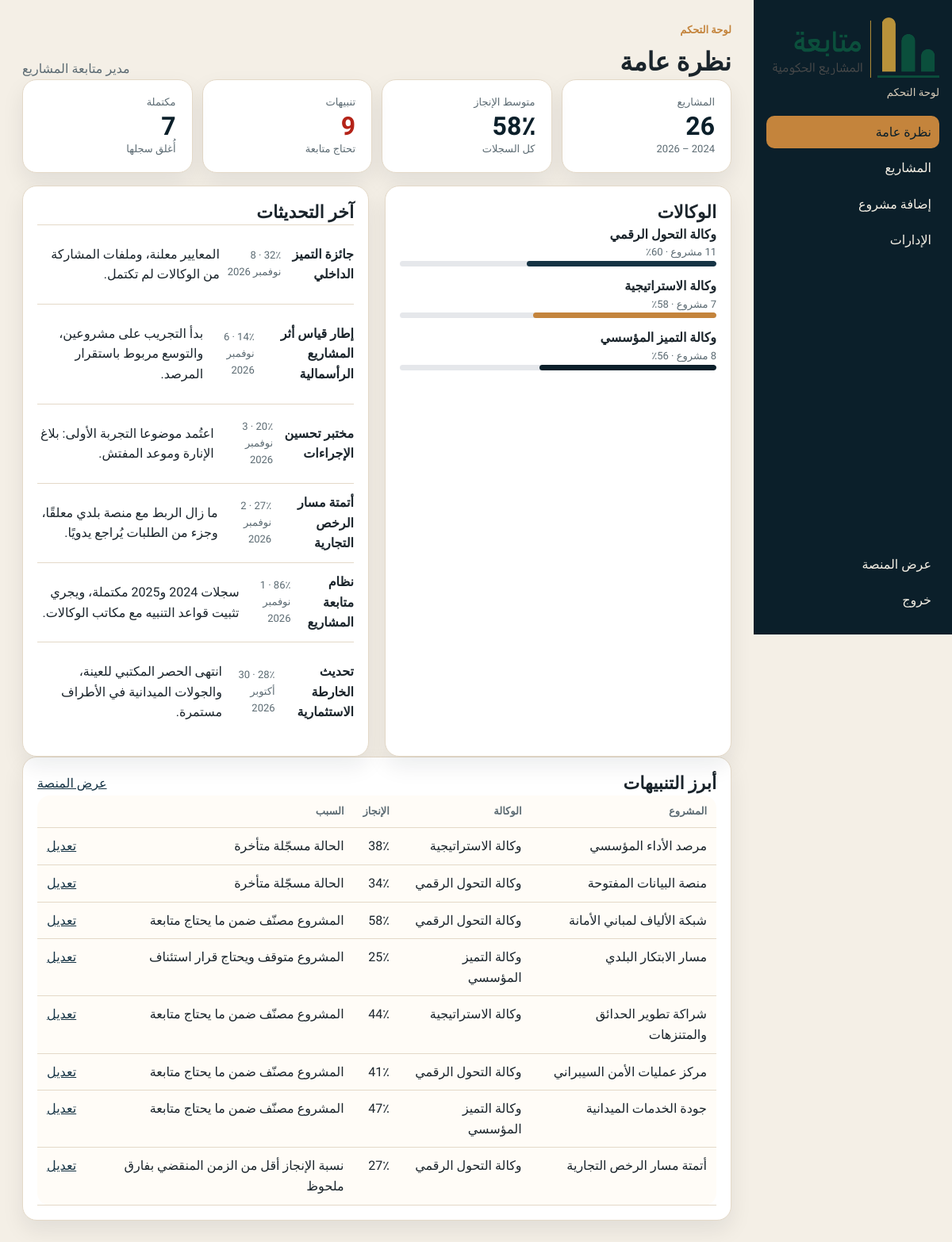
/admin/index.php (signed in), run on the app's committed database.
### tables this page shows
CREATE TABLE agencies (
  id INT UNSIGNED NOT NULL AUTO_INCREMENT,
  name VARCHAR(150) NOT NULL,
  slug VARCHAR(80) NOT NULL,
  description TEXT NOT NULL,
  color VARCHAR(7) NOT NULL,
  icon VARCHAR(30) NOT NULL DEFAULT 'mark',
  PRIMARY KEY (id),
  UNIQUE KEY uq_agency_slug (slug)
);

CREATE TABLE project_updates (
  id INT UNSIGNED NOT NULL AUTO_INCREMENT,
  project_id INT UNSIGNED NOT NULL,
  progress TINYINT UNSIGNED NOT NULL,
  note VARCHAR(400) NOT NULL,
  created_at DATETIME NOT NULL,
  PRIMARY KEY (id),
  KEY idx_update_project (project_id),
  CONSTRAINT fk_update_project FOREIGN KEY (project_id) REFERENCES projects (id) ON DELETE CASCADE
);

CREATE TABLE projects (
  id INT UNSIGNED NOT NULL AUTO_INCREMENT,
  department_id INT UNSIGNED NOT NULL,
  code VARCHAR(20) NOT NULL,
  title VARCHAR(200) NOT NULL,
  summary VARCHAR(400) NOT NULL,
  description TEXT NOT NULL,
  status VARCHAR(30) NOT NULL DEFAULT 'in_progress',
  progress TINYINT UNSIGNED NOT NULL DEFAULT 0,
  announced_year SMALLINT UNSIGNED NOT NULL,
  start_date DATE NOT NULL,
  expected_date DATE NOT NULL,
  location_name VARCHAR(120) NOT NULL,
  latitude DECIMAL(9,6) NOT NULL,
  longitude DECIMAL(9,6) NOT NULL,
  budget DECIMAL(14,2) DEFAULT NULL,
  manager_name VARCHAR(120) NOT NULL,
  priority VARCHAR(20) NOT NULL DEFAULT 'medium',
  follow_note VARCHAR(300) DEFAULT NULL,
  created_at TIMESTAMP NOT NULL DEFAULT CURRENT_TIMESTAMP,
  updated_at TIMESTAMP NOT NULL DEFAULT CURRENT_TIMESTAMP ON UPDATE CURRENT_TIMESTAMP,
  PRIMARY KEY (id),
  UNIQUE KEY uq_project_code (code),
  KEY idx_project_year (announced_year),
  KEY idx_project_status (status),
  KEY idx_project_department (department_id),
  CONSTRAINT fk_project_department FOREIGN KEY (department_id) REFERENCES departments (id) ON DELETE RESTRICT
);

### includes/bootstrap.php (called while the page is built, shortened)
<?php
function e($value): string
{
    return htmlspecialchars((string) $value, ENT_QUOTES, 'UTF-8');
}
function app_config(): array
{
    $file = APP_ROOT . '/config/config.php';
    if (!is_file($file)) {
        return ['host' => '127.0.0.1', 'name' => 'amanah_hail', 'user' => 'root', 'pass' => ''];
    }
    $config = require $file;
    return is_array($config) ? $config : [];
}
function db(): PDO
{
    static $pdo = null;
    if ($pdo instanceof PDO) {
        return $pdo;
    }
    $c = app_config();
    $dsn = 'mysql:host=' . $c['host'] . ';dbname=' . $c['name'] . ';charset=utf8mb4';
    try {
        $pdo = new PDO($dsn, $c['user'], $c['pass'], [
            PDO::ATTR_ERRMODE => PDO::ERRMODE_EXCEPTION,
            PDO::ATTR_DEFAULT_FETCH_MODE => PDO::FETCH_ASSOC,
            PDO::ATTR_EMULATE_PREPARES => false,
        ]);
    } catch (PDOException $e) {
        render_db_error($e);
    }
    return $pdo;
}
function ar_date(?string $date): string
{
    $ts = strtotime($date);
    $months = [1 => 'يناير', 2 => 'فبراير', 3 => 'مارس', 4 => 'أبريل', 5 => 'مايو', 6 => 'يونيو', 7 => 'يوليو', 8 => 'أغسطس', 9 => 'سبتمبر', 10 => 'أكتوبر', 11 => 'نوفمبر', 12 => 'ديسمبر'];
    return (int) date('j', $ts) . ' ' . $months[(int) date('n', $ts)] . ' ' . date('Y', $ts);
}
function days_overdue(array $project): ?int
{
    $diff = (strtotime(date('Y-m-d')) - strtotime($project['expected_date'])) / 86400;
    return $diff > 0 ? (int) floor($diff) : null;
}
function project_alert_reasons(array $project): array
{
    if (($project['status'] ?? '') === 'completed') {
        return [];
    }
    $reasons = [];
    $today = date('Y-m-d');
    $status = $project['status'] ?? '';
    if ($status === 'needs_followup') {
        $reasons[] = ['level' => 'high', 'text' => 'المشروع مصنّف ضمن ما يحتاج متابعة'];
    }
    if ($status === 'delayed') {
        $reasons[] = ['level' => 'high', 'text' => 'الحالة مسجّلة متأخرة'];
    }
    if ($status === 'on_hold') {
        $reasons[] = ['level' => 'medium', 'text' => 'المشروع متوقف ويحتاج قرار استئناف'];
    }
    if (!empty($project['expected_date']) && $project['expected_date'] < $today) {
        $reasons[] = ['level' => 'high', 'text' => 'تجاوز الموعد المتوقع للإنجاز'];
    }
    $start = !empty($project['start_date']) ? strtotime($project['start_date']) : false;
    $end = !empty($project['expected_date']) ? strtotime($project['expected_date']) : false;
    $now = strtotime($today);
    if ($start && $end && $end > $start && $now > $start && $now < $end) {
        $elapsed = ($now - $start) / ($end - $start);
        if ($elapsed * 100 > ((int) $project['progress']) + 25) {
            $reasons[] = ['level' => 'medium', 'text' => 'نسبة الإنجاز أقل من الزمن المنقضي بفارق ملحوظ'];
        }
    }
    if (($project['priority'] ?? '') === 'critical' && (int) $project['progress'] < 50) {
        $reasons[] = ['level' => 'high', 'text' => 'أولوية حرجة ونسبة الإنجاز دون النصف'];
    }
    $note = trim((string) ($project['follow_note'] ?? ''));
    if ($note !== '') {
        $reasons[] = ['level' => 'medium', 'text' => 'ملاحظة المتابعة: ' . $note];
    }
    return $reasons;
}
function alert_level(array $reasons): string
{
    foreach ($reasons as $reason) {
        if (($reason['level'] ?? '') === 'high') {
            return 'high';
        }
    }
    return 'medium';
}
function sort_projects(array $rows, string $sort): array
{
    return $rows;
}
function fetch_projects(array $filters = []): array
{
    $where = ['p.announced_year IN (2024, 2025, 2026)'];
    $params = [];
    $sql = 'SELECT p.*, d.name AS department_name, a.id AS agency_id, a.name AS agency_name,
                   a.color AS agency_color, a.slug AS agency_slug,
                   (SELECT i.file_path FROM project_images i WHERE i.project_id = p.id ORDER BY i.is_cover DESC, i.id ASC LIMIT 1) AS cover
            FROM projects p
            INNER JOIN departments d ON d.id = p.department_id
            INNER JOIN agencies a ON a.id = d.agency_id
            WHERE ' . implode(' AND ', $where) . '
            ORDER BY p.announced_year DESC, p.expected_date ASC, p.id DESC';
    $statement = db()->prepare($sql);
    $statement->execute($params);
    $rows = $statement->fetchAll();
    return sort_projects($rows, $filters['sort'] ?? 'default');
}
function fetch_agencies(): array
{
    return db()->query(
        'SELECT a.id, a.name, a.slug, a.description, a.color, a.icon,
                COUNT(DISTINCT d.id) AS department_count,
                COUNT(p.id) AS project_count,
                COALESCE(ROUND(AVG(p.progress)), 0) AS avg_progress
         FROM agencies a
         LEFT JOIN departments d ON d.agency_id = a.id
         LEFT JOIN projects p ON p.department_id = d.id AND p.announced_year IN (2024, 2025, 2026)
         GROUP BY a.id, a.name, a.slug, a.description, a.color, a.icon
         ORDER BY a.id'
    )->fetchAll();
}
function fetch_recent_updates(int $limit = 6): array
{
    $statement = db()->prepare(
        'SELECT u.*, p.title, p.code
         FROM project_updates u
         INNER JOIN projects p ON p.id = u.project_id
         ORDER BY u.created_at DESC, u.id DESC
         LIMIT ' . (int) $limit
    );
    $statement->execute();
    return $statement->fetchAll();
}
function alert_projects(array $projects): array
{
    $list = [];
    foreach ($projects as $project) {
        if (empty($project['alerts'])) {
            continue;
        }
        $project['level'] = alert_level($project['alerts']);
        $project['overdue_days'] = days_overdue($project);
        $list[] = $project;
    }
    usort($list, function ($a, $b) {
        if ($a['level'] !== $b['level']) {
            return $a['level'] === 'high' ? -1 : 1;
        }
        return ($b['overdue_days'] ?? -1) <=> ($a['overdue_days'] ?? -1);
    });
    return $list;
}
require_once __DIR__ . '/layout.php';

### admin/index.php (the view, shortened to what this page needs)
<?php
require __DIR__ . '/../includes/bootstrap.php';
$projects = fetch_projects();
$agencies = fetch_agencies();
$alerts = alert_projects($projects);
$updates = fetch_recent_updates(6);
$total = count($projects);
$average = $total ? (int) round(array_sum(array_map(fn($p) => (int) $p['progress'], $projects)) / $total) : 0;
$done = count(array_filter($projects, fn($p) => $p['status'] === 'completed'));
?>
<section class="stat-grid">
  <article class="kpi"><span>المشاريع</span><strong><?= $total ?></strong><small>2024 – 2026</small></article>
  <article class="kpi"><span>متوسط الإنجاز</span><strong><?= $average ?>٪</strong><small>كل السجلات</small></article>
  <article class="kpi kpi-alert"><span>تنبيهات</span><strong><?= count($alerts) ?></strong><small>تحتاج متابعة</small></article>
  <article class="kpi"><span>مكتملة</span><strong><?= $done ?></strong><small>أُغلق سجلها</small></article>
</section>
<section class="admin-grid">
  <article class="panel">
    <h2>الوكالات</h2>
    <ul class="bars">
      <?php foreach ($agencies as $agency): ?>
        <li>
          <div><strong><?= e($agency['name']) ?></strong><span><?= (int) $agency['project_count'] ?> مشروع · <?= (int) $agency['avg_progress'] ?>٪</span></div>
          <div class="bar"><span style="width: <?= (int) $agency['avg_progress'] ?>%; background: <?= e($agency['color']) ?>"></span></div>
        </li>
      <?php endforeach; ?>
    </ul>
  </article>
  <article class="panel">
    <h2>آخر التحديثات</h2>
    <?php if (!$updates): ?>
      <p class="empty">لا تحديثات بعد.</p>
    <?php else: ?>
      <ul class="plain-list">
        <?php foreach ($updates as $update): ?>
          <li>
            <a href="project-form.php?id=<?= (int) $update['project_id'] ?>"><?= e($update['title']) ?></a>
            <span><?= (int) $update['progress'] ?>٪ · <?= e(ar_date(substr($update['created_at'], 0, 10))) ?></span>
            <p><?= e($update['note']) ?></p>
          </li>
        <?php endforeach; ?>
      </ul>
    <?php endif; ?>
  </article>
</section>
<section class="panel">
  <div class="panel-head"><h2>أبرز التنبيهات</h2><a href="../alerts.php">عرض المنصة</a></div>
  <?php if (!$alerts): ?>
    <p class="empty">لا تنبيهات حالية.</p>
  <?php else: ?>
    <div class="table-wrap">
      <table class="data-table">
        <thead><tr><th>المشروع</th><th>الوكالة</th><th>الإنجاز</th><th>السبب</th><th></th></tr></thead>
        <tbody>
          <?php foreach (array_slice($alerts, 0, 8) as $project): ?>
            <tr>
              <td><?= e($project['title']) ?></td>
              <td><?= e($project['agency_name']) ?></td>
              <td><?= (int) $project['progress'] ?>٪</td>
              <td><?= e($project['alerts'][0]['text']) ?></td>
              <td><a href="project-form.php?id=<?= (int) $project['id'] ?>">تعديل</a></td>
            </tr>
          <?php endforeach; ?>
        </tbody>
      </table>
    </div>
  <?php endif; ?>
</section>

### assets/css/style.css (style rules this page uses)
:root { --ink: #0B1F2A; --ink-2: #163445; --copper: #C4843C; --copper-2: #E8C38A; --sand: #F4EFE6; --paper: #FFFcf7; --text-dark: #1A242B; --muted: #5C6B73; --border-color: #E4D9C8; --white: #ffffff; --alert: #B42318; --ok: #2F6F5E; --font-main: "IBM Plex Sans Arabic", "IBM Plex Sans", system-ui, sans-serif; --primary-color: var(--copper); --primary-dark: var(--ink); --footer-bg: var(--ink); --section-gap: 20px; --pine: var(--ink); --pine-2: var(--copper); --brass: var(--copper); --brass-2: var(--copper-2); --bg: var(--sand); --line: var(--border-color); --sans: var(--font-main); --display: var(--font-main); --shadow: 0 12px 28px rgba(11, 31, 42, .08); }
* { box-sizing: border-box; }
html { scroll-behavior: smooth; }
body { margin: 0; color: var(--text-dark); background: var(--sand); font-family: var(--font-main); font-size: 16px; line-height: 1.6; }
a { color: var(--ink-2); }
h1, h2, h3 { line-height: 1.35; font-weight: 600; margin: 0; }
.kpi, .panel, .map-panel, .alert-panel, .login-card, .install-card, .org-card { background: var(--white); border: 1px solid var(--border-color); border-radius: 18px; box-shadow: var(--shadow); }
.kpi { padding: 18px 20px; }
.kpi span, .kpi small { display: block; color: var(--muted); font-size: 13px; }
.kpi strong { display: block; font-size: 32px; font-variant-numeric: tabular-nums; line-height: 1.2; color: var(--ink); }
.kpi-alert strong { color: var(--alert); }
.map-layout, .detail-grid, .split-bottom, .admin-grid, .footer-grid, .org { display: grid; gap: var(--section-gap); }
.map-panel, .alert-panel, .panel { padding: 18px; }
.panel-head, .agency-head, .detail-title, .dept-admin header, .form-actions, .row-actions { display: flex; justify-content: space-between; gap: 12px; align-items: center; flex-wrap: wrap; }
.panel-head h2, .alert-panel h2, .map-panel h2 { margin: 0; font-size: 1.5rem; }
.alert-mini, .plain-list, .dept-list, .timeline, .alert-list { list-style: none; margin: 0; padding: 0; }
.alert-mini a, .plain-list a { font-weight: 600; text-decoration: none; color: var(--text-dark); }
.alert-mini span, .plain-list span { display: block; color: var(--muted); font-size: 13px; }
.bar { height: 7px; background: #e5e7eb; border-radius: 99px; overflow: hidden; }
.bar span { display: block; height: 100%; background: var(--agency, var(--primary-color)); border-radius: inherit; }

### assets/css/admin.css (style rules this page uses)
.is-admin { background: #F4EFE6; }
.stat-grid { display: grid; grid-template-columns: repeat(4, 1fr); gap: 12px; }
.admin-grid { grid-template-columns: 1fr 1fr; margin-top: 16px; }
.bars { list-style: none; margin: 0; padding: 0; display: flex; flex-direction: column; gap: 12px; }
.bars span, .data-table small { display: block; color: var(--muted); font-size: 13px; }
.table-wrap { overflow-x: auto; }
.data-table { width: 100%; border-collapse: collapse; background: var(--paper); border-radius: 16px; }
.data-table th, .data-table td { text-align: right; padding: 10px 12px; border-bottom: 1px solid var(--line); vertical-align: top; }
.data-table th { font-size: 13px; color: var(--muted); font-weight: 600; }
.dept-admin li, .plain-list li { display: flex; justify-content: space-between; gap: 8px; padding: 8px 0; border-top: 1px solid var(--line); align-items: center; }
.panel h2, .form-section h2 { margin: 0; font-size: 22px; }

### data on the page
agencies: name "وكالة التحول الرقمي", avg_progress "60"
agencies: name "وكالة الاستراتيجية", avg_progress "58"
agencies: name "وكالة التميز المؤسسي", avg_progress "56"
project_updates: project.title "جائزة التميز الداخلي", progress "32", created_at "8 نوفمبر 2026", note "المعايير معلنة، وملفات المشاركة من الوكالات لم تكتمل."
project_updates: project.title "إطار قياس أثر المشاريع الرأسمالية", progress "14", created_at "6 نوفمبر 2026", note "بدأ التجريب على مشروعين، والتوسع مربوط باستقرار المرصد."
project_updates: project.title "مختبر تحسين الإجراءات", progress "20", created_at "3 نوفمبر 2026", note "اعتُمد موضوعا التجربة الأولى: بلاغ الإنارة وموعد المفتش."
project_updates: project.title "أتمتة مسار الرخص التجارية", progress "27", created_at "2 نوفمبر 2026", note "ما زال الربط مع منصة بلدي معلقًا، وجزء من الطلبات يُراجع يدويًا."
project_updates: project.title "نظام متابعة المشاريع", progress "86", created_at "1 نوفمبر 2026", note "سجلات 2024 و2025 مكتملة، ويجري تثبيت قواعد التنبيه مع مكاتب الوكالات."
project_updates: project.title "تحديث الخارطة الاستثمارية", progress "28", created_at "30 أكتوبر 2026", note "انتهى الحصر المكتبي للعينة، والجولات الميدانية في الأطراف مستمرة."
projects: title "مرصد الأداء المؤسسي", agencies.name "وكالة الاستراتيجية", progress "38", text "الحالة مسجّلة متأخرة"
projects: title "منصة البيانات المفتوحة", agencies.name "وكالة التحول الرقمي", progress "34", text "الحالة مسجّلة متأخرة"
projects: title "شبكة الألياف لمباني الأمانة", agencies.name "وكالة التحول الرقمي", progress "58", text "المشروع مصنّف ضمن ما يحتاج متابعة"
projects: title "مسار الابتكار البلدي", agencies.name "وكالة التميز المؤسسي", progress "25", text "المشروع متوقف ويحتاج قرار استئناف"
projects: title "شراكة تطوير الحدائق والمتنزهات", agencies.name "وكالة الاستراتيجية", progress "44", text "المشروع مصنّف ضمن ما يحتاج متابعة"
projects: title "مركز عمليات الأمن السيبراني", agencies.name "وكالة التحول الرقمي", progress "41", text "المشروع مصنّف ضمن ما يحتاج متابعة"
projects: title "جودة الخدمات الميدانية", agencies.name "وكالة التميز المؤسسي", progress "47", text "المشروع مصنّف ضمن ما يحتاج متابعة"
projects: title "أتمتة مسار الرخص التجارية", agencies.name "وكالة التحول الرقمي", progress "27", text "نسبة الإنجاز أقل من الزمن المنقضي بفارق ملحوظ"

### other printed values
$label "نظرة عامة"
$label "المشاريع"
$label "إضافة مشروع"
$label "الإدارات"
$title "نظرة عامة"
$user['name'] "مدير متابعة المشاريع"
$total "26"
$average "58"
count($alerts) "9"
$done "7"
